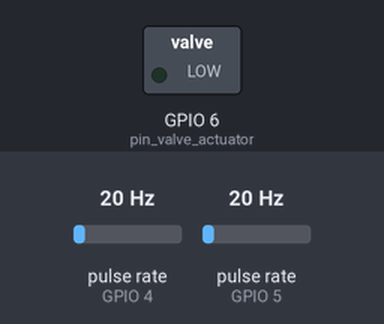
Bench run of a sketch on a simulated ESP32-S3. Parts: switched loads named in the sketch (green lamp = pin HIGH). Wiring (inferred from the names in the program): 2 × pulse sensor: data GPIO 4 / data GPIO 5. Dashed ring = blinking. The inputs (shaded band) are chosen by the test bench; at power-on: pulse rate (sensors on GPIO 5, GPIO 4) 20 Hz. WiFi joins after 1.5 s; servers stay silent unless stated; the local clock reads 2024-03-15 10:24:30 at power-on unless the sketch sets it; no MQTT or app messages arrive unless stated.

Above: at 6.7 s.
6.8 s: pulse rate (sensor on GPIO 5) set to 100 Hz
At 8.0 s:
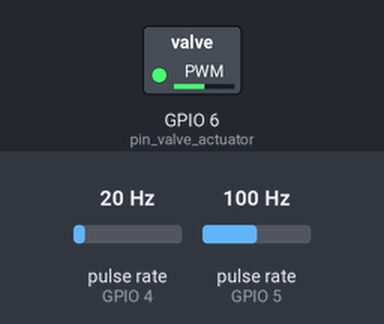
8.3 s: pulse rate (sensor on GPIO 5) set to 4 Hz
At 8.61 s:
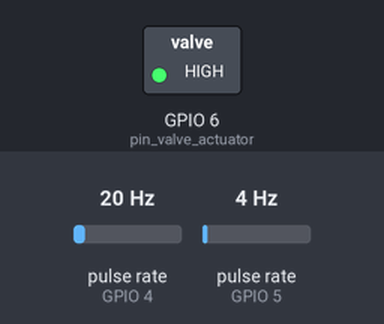
11.3 s: pulse rate (sensor on GPIO 5) set to 196 Hz
Timing chart, 0 to 14.3 s (numbered marks = the images above; inputs shaded):
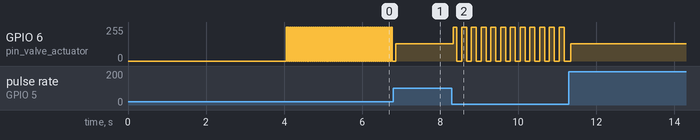

Measured:
- after the input at 8.3 s, GPIO 6 (pin_valve_actuator): alternates 255/255 for 0.13 s and 0/255 for 0.12 s, starting at once

The sketch:

hydrometer.ino
```cpp
#include <WiFi.h>
#include <ArduinoJson.h>
#include <PubSubClient.h>

const char* ssid     = "wifi";
const char* password = "teste123";
const char* id = "705";
const char* ntp_server = "pool.ntp.org";
const long gmt_offset_sec = -3 * 3600;
const int day_light_offset_sec = 0;
const char* mqtt_server = "10.88.23.50";
const uint8_t pin_flow_sensor = 4;
const uint8_t pin_level_sensor = 5;
const uint8_t pin_valve_actuator = 6;

volatile int pulses_cont = 0;
double flow;
volatile uint8_t has_water, is_valve_open;
hw_timer_t *send_data_timer = NULL;
volatile bool should_send_data = false;
portMUX_TYPE mux = portMUX_INITIALIZER_UNLOCKED;

WiFiClient espClient;
PubSubClient client(espClient);


void IRAM_ATTR  increasePulseCont(){
  portENTER_CRITICAL_ISR(&mux);
  pulses_cont++;
  portEXIT_CRITICAL_ISR(&mux);
}

void IRAM_ATTR changeValveState() {
  has_water = is_valve_open = digitalRead(pin_level_sensor);
  digitalWrite(pin_valve_actuator, is_valve_open);
}

void IRAM_ATTR onSendDataTimeout() {
  should_send_data = true;
}

void setupMQTT() {
  client.setServer(mqtt_server, 1883);
  client.connect(id);
}

void setupTime() {
  configTime(gmt_offset_sec, day_light_offset_sec, ntp_server);

  struct tm time_info;
  uint retries = 0;
  while (!getLocalTime(&time_info) && retries < 10) {
    delay(500);
    retries++;
  }
}

void connectWifi() {
  WiFi.begin(ssid, password);

  while (WiFi.status() != WL_CONNECTED) {
    delay(500);
  }
}

void setupPins(){
  pinMode(pin_flow_sensor, INPUT_PULLUP);
  attachInterrupt(digitalPinToInterrupt(pin_flow_sensor), increasePulseCont, FALLING);

  pinMode(pin_level_sensor, INPUT_PULLDOWN);
  attachInterrupt(digitalPinToInterrupt(pin_level_sensor), changeValveState, CHANGE);

  pinMode(pin_valve_actuator, OUTPUT);
  digitalWrite(pin_valve_actuator, LOW);
}

void setupTimer(){
  send_data_timer = timerBegin(1000000);
  timerAttachInterrupt(send_data_timer, &onSendDataTimeout);
  timerAlarm(send_data_timer, 1000000, true, 0);
}

void readData(){
  portENTER_CRITICAL(&mux);
  flow = pulses_cont/7.5;
  pulses_cont = 0;
  portEXIT_CRITICAL(&mux);
}

void sendData(){
  if (!client.connected()) {
    return;
  }

  time_t now = time(NULL);

  JsonDocument doc;
  doc["deviceId"] = id;
  doc["flow"] = flow;
  doc["hasWater"] = has_water;
  doc["isValveOpen"] = is_valve_open;
  doc["timestampInSeconds"] = now;

  char buffer[256];
  serializeJson(doc, buffer);

  boolean ok = client.publish("topic.flow", buffer);
}

void setup() {
  delay(2000);
  Serial.begin(115200);
  delay(2000);
  setupPins();
  setupTimer();
  connectWifi();
  setupTime();
  setupMQTT();
}

void loop() {
  if (WiFi.status() != WL_CONNECTED) {
    connectWifi();
  }

  if (!client.connected()) {
    setupMQTT();
  }

  if(should_send_data){
    should_send_data = false;
    readData();
    sendData();
  }

  client.loop();
  delay(50);
}
```
